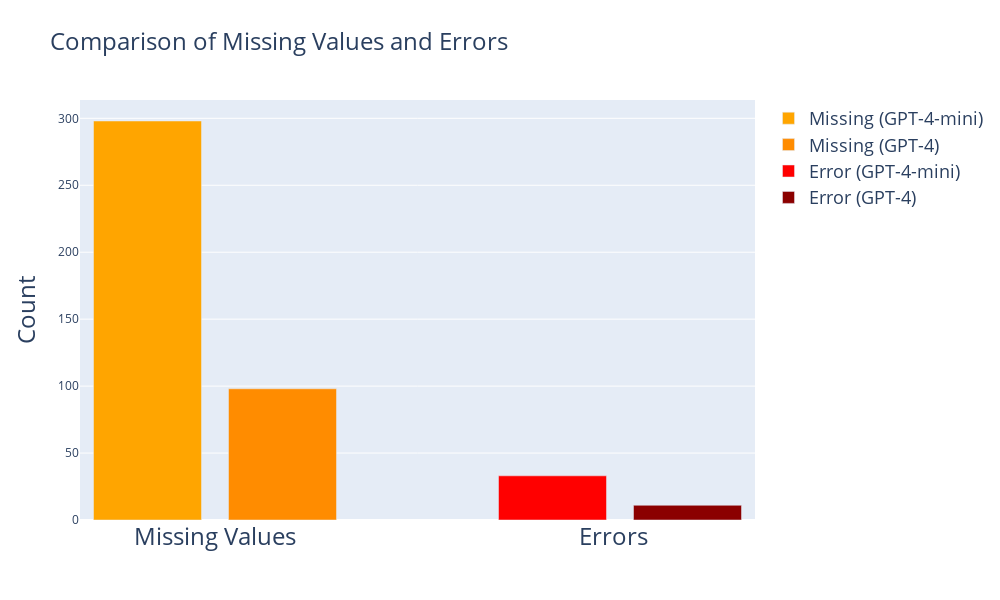

Write notebook code for a chart like this one.
### Code cell
import plotly.graph_objects as go

fig = go.Figure()

# Missing Values: GPT-4-mini (orange)
fig.add_trace(
    go.Bar(
        name='Missing (GPT-4-mini)',
        x=[0],
        y=[298],
        marker_color='orange'
    )
)

# Missing Values: GPT-4 (dark orange)
fig.add_trace(
    go.Bar(
        name='Missing (GPT-4)',
        x=[0.2],
        y=[98],
        marker_color='darkorange'
    )
)

# Error: GPT-4-mini (red)
fig.add_trace(
    go.Bar(
        name='Error (GPT-4-mini)',
        x=[0.6],
        y=[33],
        marker_color='red'
    )
)

# Error: GPT-4 (dark red)
fig.add_trace(
    go.Bar(
        name='Error (GPT-4)',
        x=[0.8],
        y=[11],
        marker_color='darkred', 
        
    )
)

# We define how the x-axis should look.
# tickvals -> the numeric positions of the ticks
# ticktext -> the labels displayed at those positions
fig.update_layout(
    legend=dict(font=dict(size=18)),  # Increase as needed
    width=1000,
    height=600,
    barmode='group',
    bargap=0.2,        # ↓ reduce spacing between "Missing Values" and "Error"
    bargroupgap=0.0,    # spacing between GPT-4-mini & GPT-4 within each category
    xaxis=dict(
        tickvals=[0.1, 0.69],        # midpoints of the two pairs
        ticktext=['Missing Values', 'Errors'],
        tickfont=dict(size=24)
        ),
    # xaxis_title='Type',
    yaxis_title={'text':'Count', 'font':dict(size=24)},
    title={'text':'Comparison of Missing Values and Errors', 'font':dict(size=24)}

)

fig.show()

### Figure 1 — Plotly figure (JSON) as saved in the notebook; plotly's stock layout.template omitted (floating-point values rounded to 4 significant figures)
{"data": [{"marker": {"color": "orange"}, "name": "Missing (GPT-4-mini)", "type": "bar", "x": [0], "y": [298]}, {"marker": {"color": "darkorange"}, "name": "Missing (GPT-4)", "type": "bar", "x": [0.2], "y": [98]}, {"marker": {"color": "red"}, "name": "Error (GPT-4-mini)", "type": "bar", "x": [0.6], "y": [33]}, {"marker": {"color": "darkred"}, "name": "Error (GPT-4)", "type": "bar", "x": [0.8], "y": [11]}], "layout": {"bargap": 0.2, "bargroupgap": 0, "barmode": "group", "height": 600, "legend": {"font": {"size": 18}}, "title": {"font": {"size": 24}, "text": "Comparison of Missing Values and Errors"}, "width": 1000, "xaxis": {"tickfont": {"size": 24}, "ticktext": ["Missing Values", "Errors"], "tickvals": [0.1, 0.69]}, "yaxis": {"title": {"font": {"size": 24}, "text": "Count"}}}}
